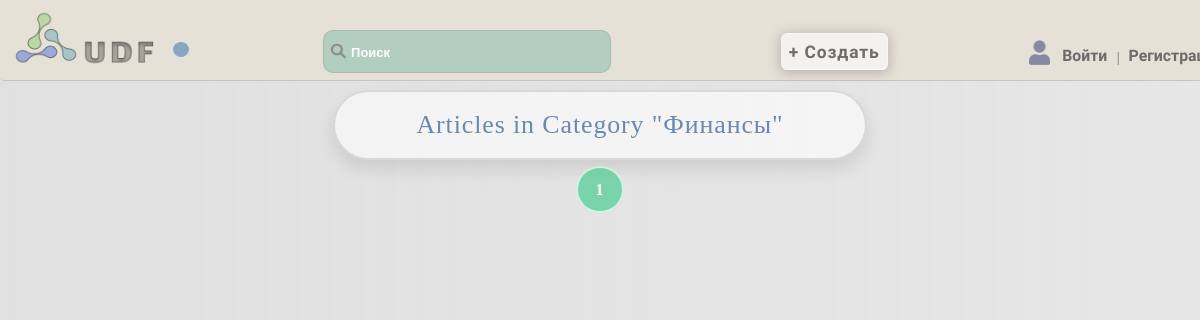
The page /category/1/ on the database as committed earlier.
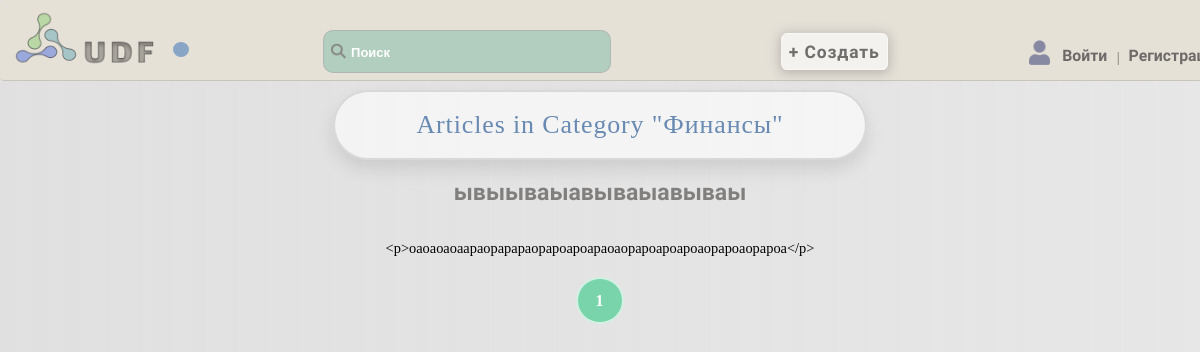
The same page on the database as committed later.
### articles/models.py (models this page shows, shortened)
class Article(models.Model):
    title = models.CharField(max_length=255)
    content = models.TextField()
    author = models.ForeignKey(settings.AUTH_USER_MODEL, on_delete=models.CASCADE)
    created_at = models.DateTimeField(auto_now_add=True)
    photo = models.ImageField(upload_to='photo', blank=True)
    likes = models.ManyToManyField(settings.AUTH_USER_MODEL, related_name='liked_articles')
    dislikes = models.ManyToManyField(settings.AUTH_USER_MODEL, related_name='disliked_articles')
    category = models.ForeignKey('Category', on_delete=models.PROTECT, verbose_name="categories")

### articles/views.py (the view)
# urls.py: path('category/<int:category_id>/', category_articles, name='category_articles'),
def category_articles(request, category_id):
    category = Category.objects.get(id=category_id)
    articles_list = Article.objects.filter(category=category)
    paginator = Paginator(articles_list, 5)
    page = request.GET.get('page', 1)
    try:
        articles = paginator.page(page)
    except (PageNotAnInteger, EmptyPage):
        articles = paginator.page(1)
    categories = Category.objects.all()
    return render(request, 'articles/category_articles.html', {'articles': articles, 'category': category, 'categories': categories})

### articles/templates/articles/category_articles.html (shortened to what this page needs)
{% extends 'core/base.html' %}
{% block content %}
    <h1>Articles in Category "{{ category.name }}"</h1>
    {% for article in articles %}
        <h2>{{ article.title }}</h2>
        <p>{{ article.content }}</p>
    {% endfor %}
    <div class="pagination">
        {% for i in articles.paginator.page_range %}
            {% if articles.number == i %}
                <span class="page current">{{ i }}</span>
            {% else %}
                <a href="?page={{ i }}" class="page">{{ i }}</a>
            {% endif %}
        {% endfor %}
    </div>
{% endblock %}

Rows that differ between the two databases and show on the page:
added Article: title "ывыываыавываыавываы", content "<p>оаоаоаоаараорарараорароароараоаорароароароаорароаорароа</p>"
